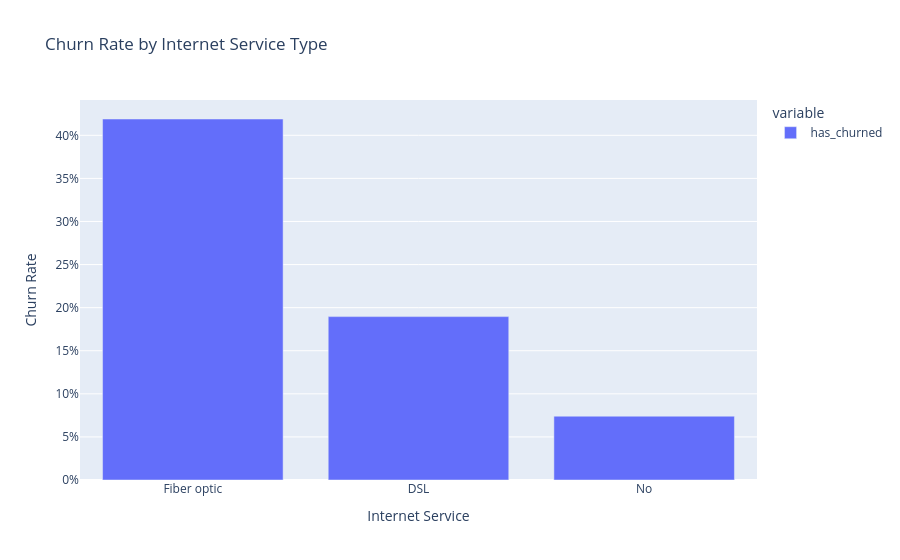

The code cell stored with this chart in its notebook:
### Markdown cell above
## 8. Service Usage Analysis

### Code cell
# Internet service type
internet_churn = df.groupby('internet_service')['has_churned'].mean().sort_values(ascending=False)

fig = px.bar(internet_churn, 
             title='Churn Rate by Internet Service Type',
             labels={'value': 'Churn Rate', 'internet_service': 'Internet Service'})
fig.update_yaxes(tickformat=".0%")
fig.show()

print("\nInternet Service Analysis:")
print(df.groupby('internet_service')['has_churned'].agg(['mean', 'count']))

### Figure 1 — Plotly figure (JSON) as saved in the notebook; plotly's stock layout.template omitted (floating-point values rounded to 4 significant figures)
{"data": [{"hovertemplate": "variable=has_churned<br>Internet Service=%{x}<br>Churn Rate=%{y}<extra></extra>", "legendgroup": "has_churned", "marker": {"color": "#636efa", "pattern": {"shape": ""}}, "name": "has_churned", "orientation": "v", "showlegend": true, "textposition": "auto", "type": "bar", "x": ["Fiber optic", "DSL", "No"], "xaxis": "x", "y": [0.4189, 0.1896, 0.07405], "yaxis": "y"}], "layout": {"barmode": "relative", "legend": {"title": {"text": "variable"}, "tracegroupgap": 0}, "title": {"text": "Churn Rate by Internet Service Type"}, "xaxis": {"anchor": "y", "domain": [0, 1], "title": {"text": "Internet Service"}}, "yaxis": {"anchor": "x", "domain": [0, 1], "tickformat": ".0%", "title": {"text": "Churn Rate"}}}}
